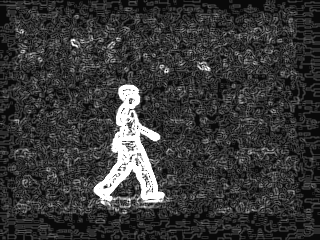
#> input picture Images/gait10.png, 320 x 240 px
$ python -i feature_extraction.py   (imports and definitions only)
#> lines starting #> are read from the running program, lines starting #| are printed output that depends on the picture; after the words box and inside, x2 and y2 are one past the last pixel; in counts of white or black regions, pixels touching at a corner belong together
import cv2
import math
import numpy as np
import pywt
from scipy.spatial import distance as dist


def draw_rectangle(reading, kernel, mode):

    """
    Draws a bounding rectangle using contours for the given image
    :param  reading: image for which bounding rectangle is to be drawn
    :param  mode: Mode for processing of contours (feet or person)
    :param  kernel: kernel for morphological operations
    :return return_list; returns rectangle features or centroids depending on mode
    :return reading; final image with bounding rectangle
    """

    return_list = []
    empty_list = True
    # Converting frame to gray scale
    frame = cv2.cvtColor(reading, cv2.COLOR_BGR2GRAY)

    if mode == 'person':
        dilate = cv2.dilate(frame, kernel)
    else:
        dilate = frame

    # Finding contours for dilated image
    cont, hier = cv2.findContours(dilate.copy(), cv2.RETR_CCOMP, cv2.CHAIN_APPROX_SIMPLE)

    if hier is None:
        if mode == 'person':
            return reading, return_list, empty_list
        else:
            return return_list, empty_list

    else:
        empty_list = False

    for con, hi in zip(cont, hier[0]):
        if hi[3] != -1:
            cv2.drawContours(dilate, [con], 0, (0, 255, 0),  1)

    # Performing Erosion and morphological opening (erosion followed by dilation)
    image = cv2.erode(dilate, kernel)
    image = cv2.morphologyEx(image, cv2.MORPH_OPEN, kernel)

    # Finding contours of processed image
    cont, hierarchy = cv2.findContours(image.copy(), cv2.RETR_EXTERNAL, cv2.CHAIN_APPROX_SIMPLE)

    # Loop for all contours in the final image
    for c in cont:

        # Getting coordinates of bounding rectangle for each contour
        if mode == 'person':
            x, y, w, h = cv2.boundingRect(c)
            return_list = [w, h, x, y]
            cv2.rectangle(reading, (x, y), (x + w, y + h), (0, 255, 0), 2)

        else:
            mom = cv2.moments(c)
            c_x = int(mom["m10"] / mom["m00"])
            c_y = int(mom["m01"] / mom["m00"])
            return_list.append((c_x, c_y))

    if mode == 'person':
        return reading, return_list, empty_list
    else:
        return return_list, empty_list


def calc_stride_dist(image):

    """
    Calculates the distance between the 2 feet for each input image
    :param image: Input image for distance calculation
    :return: distance; The distance between 2 feet
    """

    # Generating a mask for lower part of gait sequence
    mask = np.zeros(image.shape[:2], np.uint8)
    mask[170:240, 0:320] = 255
    image_and = cv2.bitwise_and(image, image, mask=mask)

    image_and = cv2.erode(image_and, np.ones((4, 4), np.uint8), iterations=1)

    # Obtaining size of rectangles for input image
    ker = cv2.getStructuringElement(cv2.MORPH_CROSS, (5, 5))
    # result = watershed_segmentation(image_and)
    centers, empty_list = draw_rectangle(image_and, ker, 'feet')

    if empty_list:
        return 1

    if len(centers) > 1:
        distance = dist.euclidean(centers[0], centers[1])
    else:
        distance = 1

    return distance


# [243 lines left out: functions calc_gait_cycle, calc_spatial_component, calc_temporal_component, calc_stand_deviation, calc_wavelet_component, not called in this run]


# # Creating Video Capture Object
# video = cv2.VideoCapture(insert path here)
#
# step_cnt, sizes, step_frames, step_lens, haar_coefficients = calc_gait_cycle(video)
#
# # step_cnt     : Number of steps in given gait sequence
# # sizes        : Size of rectangles in each gait step
# # step_frames  : Number of frames in each step
# # step_lens    : Distance between feet in each frame
#
# height, width, angle, aspect = calc_spatial_component(step_cnt, sizes, step_frames)
#
# # height    : mean height of bounding rectangle
# # width     : mean width of bounding rectangle
# # angle     : mean angle of bounding rectangle
# # aspect    : mean aspect ratio of bounding rectangle
#
# step_length, stride_length, cadence, velocity = (calc_temporal_component(step_lens))
#
# # step_length   : length of each step
# # stride_length : length of each stride (2 * step length)
# # cadence       : cadence of subject (number of steps per second)
# # velocity      : velocity of subject ( cadence * 0.5 * stride length)
#
# wavelet_component = calc_wavelet_component(haar_coefficients, step_frames)
# # wavelet_component : List of tuples containing mean and standard deviation
#
# video.release()
# cv2.destroyAllWindows()

>>> import cv2
>>> picture = cv2.imread('../Images/gait10.png')
#> picture is the input picture: shape (240, 320, 3); min 9, max 255, mean 55.5
>>> result = calc_stride_dist(picture)
#> in calc_stride_dist, `image_and = cv2.bitwise_and(image, image, mask=mask)`:
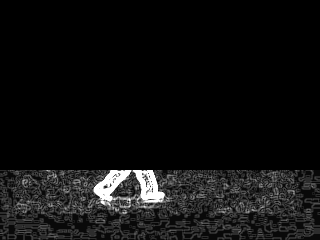
#> image_and: shape (240, 320, 3); min 0, max 255, mean 16
#> in calc_stride_dist, `image_and = cv2.erode(image_and, np.ones((4, 4), np.uint8), iterations..`:
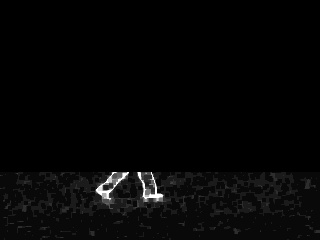
#> image_and: shape (240, 320, 3); min 0, max 255, mean 5.8
#> in draw_rectangle, `cont, hier = cv2.findContours(dilate.copy(), cv2.RETR_CCOMP, cv2.CHAIN..`: cont = [[[0, 172], [0, 239], [319, 239], [319, 172]]]
#> the loop in draw_rectangle, `for con, hi in zip(cont, hier[0]):` made 1 pass
#> (con, hi) on pass 1: ([[0, 172], [0, 239], [319, 239], [319, 172]], [-1, -1, -1, -1])
#> in draw_rectangle, `cont, hierarchy = cv2.findContours(image.copy(), cv2.RETR_EXTERNAL, cv..`: cont = [[[0, 174], [0, 239], [319, 239], [319, 174]]]
#> the loop in draw_rectangle, `for c in cont:` made 1 pass
#> (c, c_x, c_y) on pass 1: ([[0, 174], [0, 239], [319, 239], [319, 174]], 159, 206)
#> in calc_stride_dist, `centers, empty_list = draw_rectangle(image_and, ker, 'feet')`: centers = [(159, 206)]; empty_list = False
#> result = 1

$ run again, on Images/gait5.png
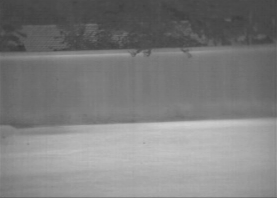
#> input picture Images/gait5.png, 277 x 198 px
#> picture is the input picture: shape (198, 277, 3); min 54, max 207, mean 126.3
#> in calc_stride_dist, `image_and = cv2.bitwise_and(image, image, mask=mask)`:
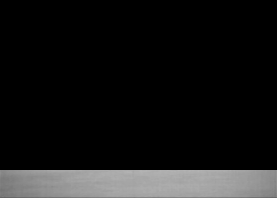
#> image_and: shape (198, 277, 3); min 0, max 179, mean 22
#> in draw_rectangle, `cont, hier = cv2.findContours(dilate.copy(), cv2.RETR_CCOMP, cv2.CHAIN..`: cont = [[[0, 172], [0, 197], [276, 197], [276, 172]]]
#> the loop in draw_rectangle, `for con, hi in zip(cont, hier[0]):` made 1 pass
#> (con, hi) on pass 1: ([[0, 172], [0, 197], [276, 197], [276, 172]], [-1, -1, -1, -1])
#> in draw_rectangle, `image = cv2.erode(dilate, kernel)`:
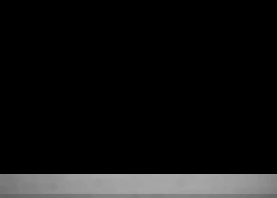
#> image: shape (198, 277); min 0, max 170, mean 17.8
#> in draw_rectangle, `cont, hierarchy = cv2.findContours(image.copy(), cv2.RETR_EXTERNAL, cv..`: cont = [[[0, 174], [0, 197], [276, 197], [276, 174]]]
#> the loop in draw_rectangle, `for c in cont:` made 1 pass
#> (c, c_x, c_y) on pass 1: ([[0, 174], [0, 197], [276, 197], [276, 174]], 138, 185)
#> centers = [(138, 185)]; empty_list = False
#> result = 1

$ run again, on Images/gait6.png
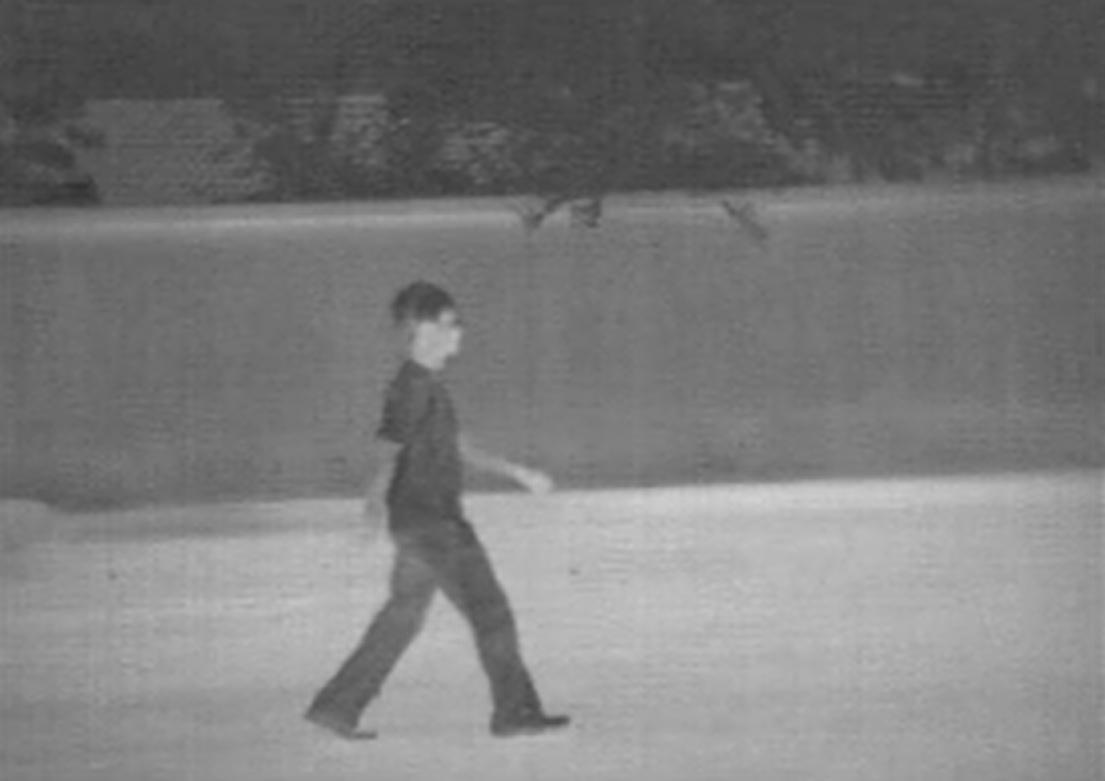
#> input picture Images/gait6.png, 1105 x 781 px
#> picture is the input picture: shape (781, 1105, 3); min 48, max 212, mean 123.1
#> in calc_stride_dist, `image_and = cv2.bitwise_and(image, image, mask=mask)`:
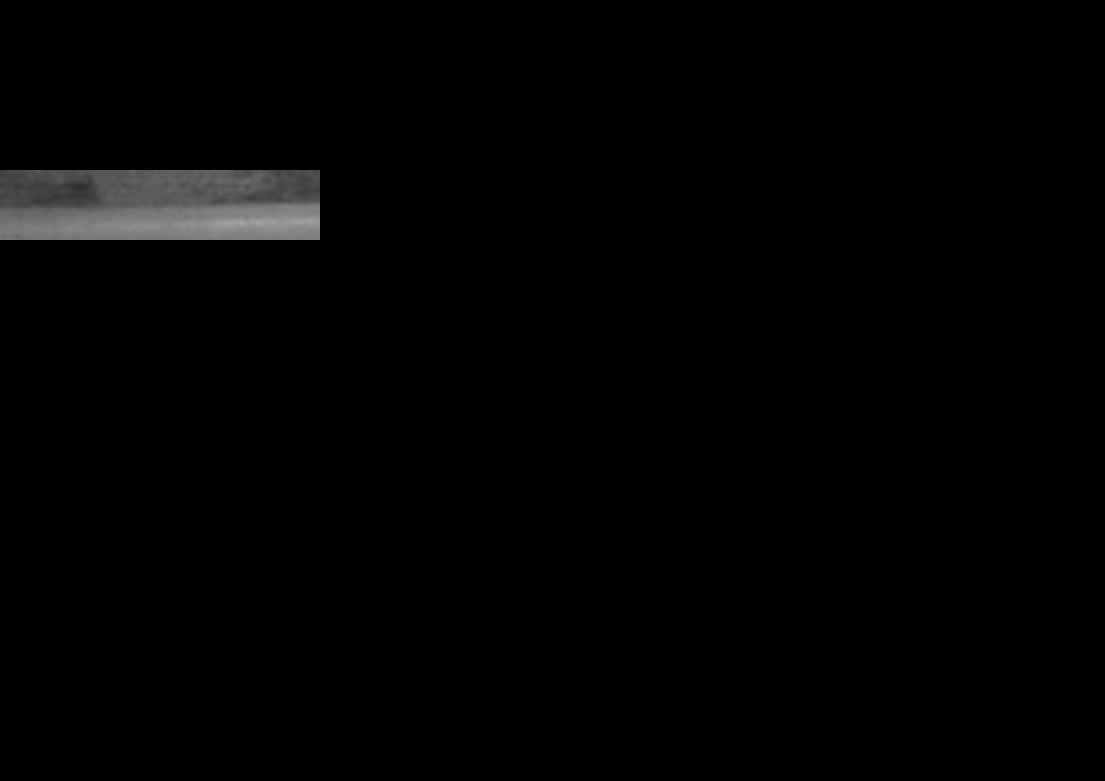
#> image_and: shape (781, 1105, 3); min 0, max 161, mean 2.7
#> in draw_rectangle, `cont, hier = cv2.findContours(dilate.copy(), cv2.RETR_CCOMP, cv2.CHAIN..`: cont = [[[0, 172], [0, 238], [318, 238], [318, 172]]]
#> the loop in draw_rectangle, `for con, hi in zip(cont, hier[0]):` made 1 pass
#> (con, hi) on pass 1: ([[0, 172], [0, 238], [318, 238], [318, 172]], [-1, -1, -1, -1])
#> in draw_rectangle, `cont, hierarchy = cv2.findContours(image.copy(), cv2.RETR_EXTERNAL, cv..`: cont = 1 contour; box (x1, y1, x2, y2) and area: (0, 174, 317, 237) 19585
#> the loop in draw_rectangle, `for c in cont:` made 1 pass
#> (c_x, c_y) on pass 1: (157, 205)
#> centers = [(157, 205)]; empty_list = False
#> result = 1

$ run again, on Images/gait7.png
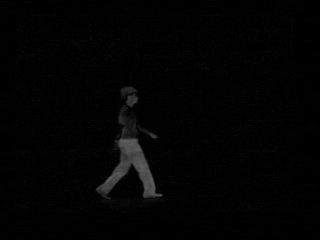
#> input picture Images/gait7.png, 320 x 240 px
#> picture is the input picture: shape (240, 320, 3); min 0, max 99, mean 3.2
#> in calc_stride_dist, `image_and = cv2.erode(image_and, np.ones((4, 4), np.uint8), iterations..`:
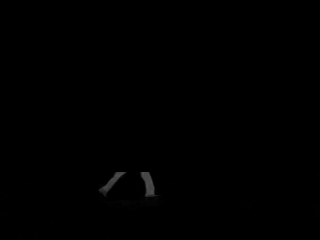
#> image_and: shape (240, 320, 3); min 0, max 78, mean 0.4
#> in draw_rectangle, `cont, hier = cv2.findContours(dilate.copy(), cv2.RETR_CCOMP, cv2.CHAIN..`: cont = 162 contours, 158 with area under 20; largest, box (x1, y1, x2, y2) and area: (97, 172, 163, 212) 1066, (314, 205, 320, 219) 61, (0, 209, 8, 217) 40, (237, 201, 252, 212) 28
#> the loop in draw_rectangle, `for con, hi in zip(cont, hier[0]):` made 162 passes
#> (con, hi) on passes 1 to 3: ([[219, 239], [222, 239]], [1, -1, -1, -1]), ([[212, 239], [214, 239]], [2, 0, -1, -1]), ([[125, 239], [126, 239]], [3, 1, -1, -1])
#> in draw_rectangle, `cont, hierarchy = cv2.findContours(image.copy(), cv2.RETR_EXTERNAL, cv..`: cont = 3 contours; box (x1, y1, x2, y2) and area: (115, 174, 161, 208) 398, (99, 174, 123, 200) 158, (316, 207, 320, 217) 20
#> the loop in draw_rectangle, `for c in cont:` made 3 passes
#> (c_x, c_y) on passes 1 to 3: (317, 211), (143, 195), (108, 185)
#> centers = [(317, 211), (143, 195), (108, 185)]; empty_list = False
#> distance = 174.7
